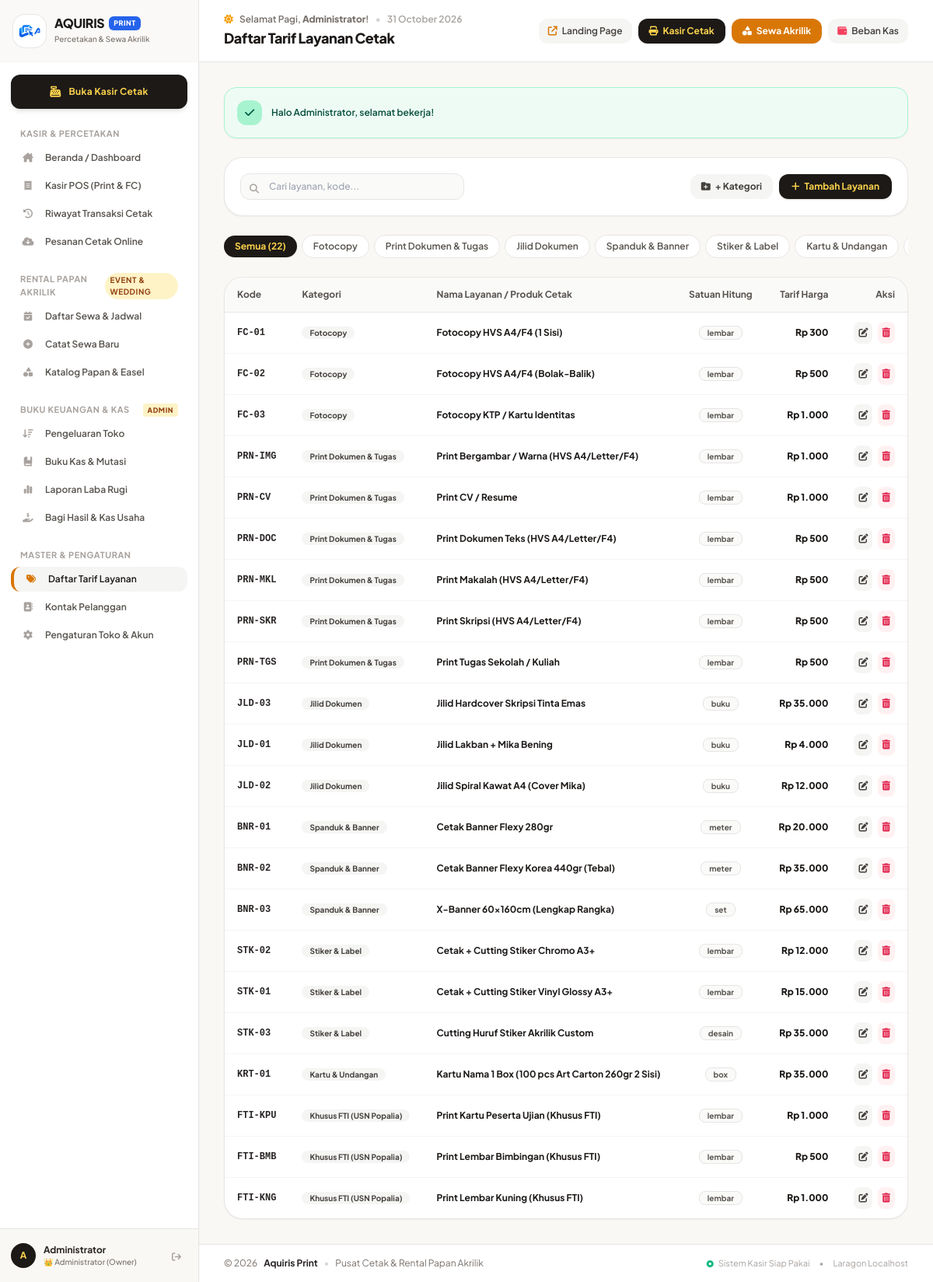
The page /produk.php (signed in) on the database its author committed.
### tables this page shows
CREATE TABLE `categories_product` (
  `id` int NOT NULL AUTO_INCREMENT,
  `name` varchar(100) NOT NULL,
  `created_at` timestamp NULL DEFAULT CURRENT_TIMESTAMP,
  PRIMARY KEY (`id`)
);

CREATE TABLE `products` (
  `id` int NOT NULL AUTO_INCREMENT,
  `category_id` int DEFAULT NULL,
  `code` varchar(50) DEFAULT NULL,
  `name` varchar(150) NOT NULL,
  `unit` varchar(30) NOT NULL DEFAULT 'lembar',
  `price` decimal(12,2) NOT NULL DEFAULT '0.00',
  `created_at` timestamp NULL DEFAULT CURRENT_TIMESTAMP,
  PRIMARY KEY (`id`),
  UNIQUE KEY `code` (`code`),
  KEY `category_id` (`category_id`)
);

### includes/functions.php (called while the page is built, shortened)
<?php
function formatRupiah($amount): string {
    $val = (float)($amount ?? 0);
    return 'Rp ' . number_format($val, 0, ',', '.');
}

### produk.php (the view, shortened to what this page needs)
<?php
$pdo = Database::getConnection();
$categories = $pdo->query("SELECT * FROM categories_product ORDER BY id ASC")->fetchAll();
require_once __DIR__ . '/includes/header.php';
$catFilter = $_GET['cat'] ?? 'all';
$search = trim($_GET['search'] ?? '');
$sql = "SELECT p.*, c.name as category_name
        FROM products p
        LEFT JOIN categories_product c ON p.category_id = c.id
        WHERE 1=1";
$params = [];
$sql .= " ORDER BY c.id ASC, p.name ASC";
$stmt = $pdo->prepare($sql);
$stmt->execute($params);
$products = $stmt->fetchAll();
?>
<div class="bg-white p-5 rounded-3xl border border-stone-200/90 shadow-sm mb-6 flex flex-col md:flex-row gap-4 items-center justify-between">
    <div class="flex items-center gap-2 w-full md:w-auto">
        <form method="GET" action="produk.php" class="relative flex-1 md:w-72">
            <input type="text" name="search" value="<?= htmlspecialchars($search) ?>" placeholder="Cari layanan, kode..."
                   class="w-full pl-9 pr-3 py-2 bg-stone-50 border border-stone-200 rounded-xl text-xs outline-none focus:ring-1 focus:ring-amber-500 font-medium" />
            <i class="fa-solid fa-magnifying-glass text-stone-400 absolute left-3 top-3 text-xs"></i>
        </form>
    </div>
    <div class="flex items-center gap-2 w-full md:w-auto justify-end">
        <button onclick="openCategoryModal()" class="px-3.5 py-2 bg-stone-100 hover:bg-stone-200 text-stone-700 font-bold rounded-xl text-xs transition flex items-center gap-1.5">
            <i class="fa-solid fa-folder-plus"></i>
            <span>+ Kategori</span>
        </button>
        <button onclick="openModal()" class="px-4 py-2 bg-stone-900 hover:bg-stone-800 text-amber-300 font-bold rounded-xl text-xs shadow transition flex items-center gap-1.5">
            <i class="fa-solid fa-plus"></i>
            <span>Tambah Layanan</span>
        </button>
    </div>
</div>
<div class="flex items-center gap-1.5 overflow-x-auto pb-2 mb-4 scrollbar-none text-xs">
    <a href="produk.php" class="px-3.5 py-1.5 rounded-full font-bold transition whitespace-nowrap <?= $catFilter === 'all' ? 'bg-stone-900 text-amber-300 shadow-sm' : 'bg-white text-stone-600 border border-stone-200 hover:bg-stone-100' ?>">
        Semua (<?= count($products) ?>)
    </a>
    <?php foreach ($categories as $c): ?>
        <a href="produk.php?cat=<?= $c['id'] ?>" class="px-3.5 py-1.5 rounded-full font-semibold transition whitespace-nowrap <?= $catFilter == $c['id'] ? 'bg-stone-900 text-amber-300 shadow-sm font-bold' : 'bg-white text-stone-600 border border-stone-200 hover:bg-stone-100' ?>">
            <?= htmlspecialchars($c['name']) ?>
        </a>
    <?php endforeach; ?>
</div>
<div class="bg-white rounded-3xl border border-stone-200/90 shadow-sm overflow-hidden">
    <div class="overflow-x-auto">
        <table class="w-full text-left text-xs border-collapse">
            <thead>
                <tr class="bg-stone-50 text-stone-600 border-b border-stone-200">
                    <th class="py-3.5 px-4 font-bold">Kode</th>
                    <th class="py-3.5 px-4 font-bold">Kategori</th>
                    <th class="py-3.5 px-4 font-bold">Nama Layanan / Produk Cetak</th>
                    <th class="py-3.5 px-4 font-bold text-center">Satuan Hitung</th>
                    <th class="py-3.5 px-4 font-bold text-right">Tarif Harga</th>
                    <th class="py-3.5 px-4 font-bold text-right">Aksi</th>
                </tr>
            </thead>
            <tbody class="divide-y divide-stone-100">
                <?php if (empty($products)): ?>
                    <tr>
                        <td colspan="6" class="py-10 text-center text-stone-400">
                            <i class="fa-solid fa-box-open text-3xl mb-2 text-stone-300"></i>
                            <p>Tidak ada layanan cetak pada filter ini.</p>
                        </td>
                    </tr>
                <?php else: ?>
                    <?php foreach ($products as $p): ?>
                        <tr class="hover:bg-stone-50/80 transition">
                            <td class="py-3 px-4 font-mono font-bold text-stone-800">
                                <?= htmlspecialchars($p['code'] ?: '-') ?>
                            </td>
                            <td class="py-3 px-4">
                                <span class="px-2.5 py-0.5 rounded-full text-[10px] font-bold bg-stone-100 text-stone-700">
                                    <?= htmlspecialchars($p['category_name'] ?? 'Umum') ?>
                                </span>
                            </td>
                            <td class="py-3 px-4 font-bold text-stone-900 text-xs">
                                <?= htmlspecialchars($p['name']) ?>
                            </td>
                            <td class="py-3 px-4 text-center">
                                <span class="bg-stone-50 border border-stone-200 px-2.5 py-0.5 rounded-lg text-stone-600 font-bold text-[10px]">
                                    <?= htmlspecialchars($p['unit']) ?>
                                </span>
                            </td>
                            <td class="py-3 px-4 text-right">
                                <span class="font-black text-stone-900 text-xs">
                                    <?= formatRupiah($p['price']) ?>
                                </span>
                            </td>
                            <td class="py-3 px-4 text-right space-x-1 whitespace-nowrap">
                                <button onclick='editProduct(<?= json_encode($p) ?>)' class="p-1.5 bg-stone-100 hover:bg-stone-200 text-stone-700 rounded-lg text-xs" title="Edit">
                                    <i class="fa-solid fa-pen-to-square"></i>
                                </button>
                                <button onclick="confirmDelete('produk.php?delete=<?= $p['id'] ?>', 'Yakin ingin menghapus layanan ini?')" class="p-1.5 bg-rose-50 hover:bg-rose-100 text-rose-600 rounded-lg text-xs" title="Hapus">
                                    <i class="fa-solid fa-trash-can"></i>
                                </button>
                            </td>
                        </tr>
                    <?php endforeach; ?>
                <?php endif; ?>
            </tbody>
        </table>
    </div>
</div>
<?php require_once __DIR__ . '/includes/footer.php'; ?>

### includes/header.php (style rules this page uses)
html, body { height: 100%; overflow: hidden; margin: 0; padding: 0; }
body { font-family: 'Plus Jakarta Sans', sans-serif; background-color: #FAF8F5; color: #292524; }

### rows shown on the page
categories_product: name "Fotocopy"
categories_product: name "Print Dokumen & Tugas"
categories_product: name "Jilid Dokumen"
categories_product: name "Spanduk & Banner"
categories_product: name "Stiker & Label"
categories_product: name "Kartu & Undangan"
products: code "FC-01", categories_product.name "Fotocopy", name "Fotocopy HVS A4/F4 (1 Sisi)", unit "lembar", price "Rp 300"
products: code "FC-02", categories_product.name "Fotocopy", name "Fotocopy HVS A4/F4 (Bolak-Balik)", unit "lembar", price "Rp 500"
products: code "FC-03", categories_product.name "Fotocopy", name "Fotocopy KTP / Kartu Identitas", unit "lembar", price "Rp 1.000"
products: code "PRN-IMG", categories_product.name "Print Dokumen & Tugas", name "Print Bergambar / Warna (HVS A4/Letter/F4)", unit "lembar", price "Rp 1.000"
products: code "PRN-CV", categories_product.name "Print Dokumen & Tugas", name "Print CV / Resume", unit "lembar", price "Rp 1.000"
products: code "PRN-DOC", categories_product.name "Print Dokumen & Tugas", name "Print Dokumen Teks (HVS A4/Letter/F4)", unit "lembar", price "Rp 500"
products: code "PRN-MKL", categories_product.name "Print Dokumen & Tugas", name "Print Makalah (HVS A4/Letter/F4)", unit "lembar", price "Rp 500"
products: code "PRN-SKR", categories_product.name "Print Dokumen & Tugas", name "Print Skripsi (HVS A4/Letter/F4)", unit "lembar", price "Rp 500"
products: code "PRN-TGS", categories_product.name "Print Dokumen & Tugas", name "Print Tugas Sekolah / Kuliah", unit "lembar", price "Rp 500"
products: code "JLD-03", categories_product.name "Jilid Dokumen", name "Jilid Hardcover Skripsi Tinta Emas", unit "buku", price "Rp 35.000"
products: code "JLD-01", categories_product.name "Jilid Dokumen", name "Jilid Lakban + Mika Bening", unit "buku", price "Rp 4.000"
products: code "JLD-02", categories_product.name "Jilid Dokumen", name "Jilid Spiral Kawat A4 (Cover Mika)", unit "buku", price "Rp 12.000"
products: code "BNR-01", categories_product.name "Spanduk & Banner", name "Cetak Banner Flexy 280gr", unit "meter", price "Rp 20.000"
products: code "BNR-02", categories_product.name "Spanduk & Banner", name "Cetak Banner Flexy Korea 440gr (Tebal)", unit "meter", price "Rp 35.000"
products: code "BNR-03", categories_product.name "Spanduk & Banner", name "X-Banner 60x160cm (Lengkap Rangka)", unit "set", price "Rp 65.000"
products: code "STK-02", categories_product.name "Stiker & Label", name "Cetak + Cutting Stiker Chromo A3+", unit "lembar", price "Rp 12.000"
products: code "STK-01", categories_product.name "Stiker & Label", name "Cetak + Cutting Stiker Vinyl Glossy A3+", unit "lembar", price "Rp 15.000"
products: code "STK-03", categories_product.name "Stiker & Label", name "Cutting Huruf Stiker Akrilik Custom", unit "desain", price "Rp 35.000"
products: code "KRT-01", categories_product.name "Kartu & Undangan", name "Kartu Nama 1 Box (100 pcs Art Carton 260gr 2 Sisi)", unit "box", price "Rp 35.000"
products: code "FTI-KPU", categories_product.name "Khusus FTI (USN Popalia)", name "Print Kartu Peserta Ujian (Khusus FTI)", unit "lembar", price "Rp 1.000"
products: code "FTI-BMB", categories_product.name "Khusus FTI (USN Popalia)", name "Print Lembar Bimbingan (Khusus FTI)", unit "lembar", price "Rp 500"
products: code "FTI-KNG", categories_product.name "Khusus FTI (USN Popalia)", name "Print Lembar Kuning (Khusus FTI)", unit "lembar", price "Rp 1.000"

### other values the page prints
substr($currentUser['name'] ?? 'U', 0, 1) "A"
$currentUser['name'] "Administrator"
$greeting "Selamat Pagi"
explode(' ', $currentUser['name'])[0] "Administrator"
$pageTitle "Daftar Tarif Layanan Cetak"
$flash['message'] "Halo Administrator, selamat bekerja!"
count($products) "22"
getSetting('shop_name', 'Aquiris Print') "Aquiris Print"
